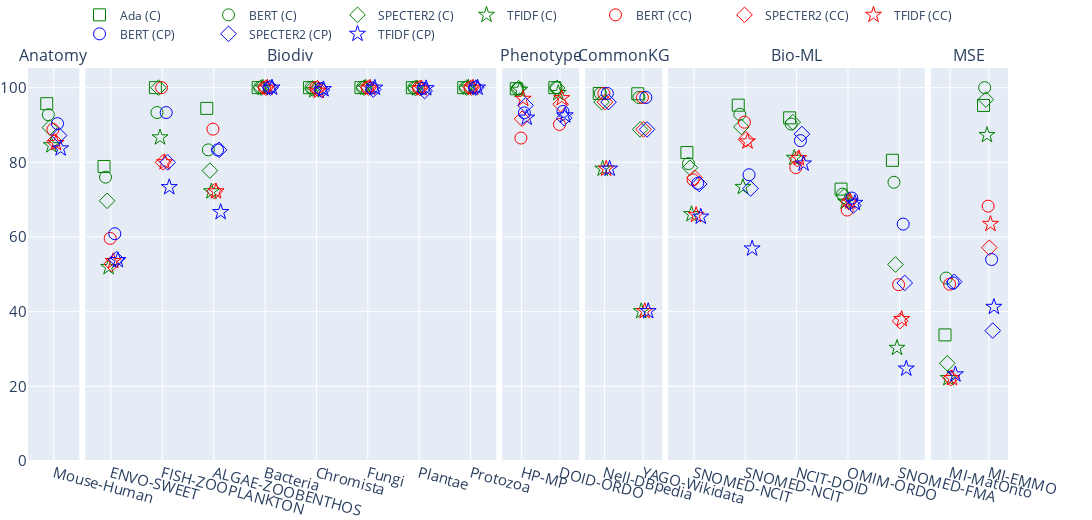

Notebook code cell kept with this figure:
### Code cell
fig = make_subplots(rows=1, cols=6, shared_yaxes=True,  column_widths=[0.1, 0.8, 0.15, 0.15, 0.5, 0.15], 
                    horizontal_spacing = 0.006,  subplot_titles=("Anatomy", "Biodiv", "Phenotype", "CommonKG", "Bio-ML", "MSE"))

symol_size = 12
top_k = 5

encoder='label'
results_matrix = []
model_names = []

for model, group in df.groupby("model"):
    results = []
    model_names.append(model)
    for dataset in list(dataset_names_mapper.keys()):
        for dataset_name, data_results in group.groupby("ontology-name"):
            if dataset_name == dataset:
                data_results_df = data_results[data_results['encoder-representation']==encoder]
                data_results_df = data_results_df[data_results_df['model-config'] == top_k]
                results.append(data_results_df['recall'].iloc[0])
    results_matrix.append(results)
    
results_matrix = np.array(results_matrix)
for col, (track, indexes) in enumerate(tracks.items()):
    if col == 0:
        legend_visible = True
    else:
        legend_visible = False
    for i in range(0, 4):
        # print(results_matrix[i][indexes[0]:indexes[1]])
        fig.add_trace(go.Scatter(
            
            x=list(dataset_names_mapper.values())[indexes[0]:indexes[1]],
            y=results_matrix[i][indexes[0]:indexes[1]],
            name = model_name_mapper[model_names[i]]+" (C)",
            showlegend=legend_visible,
            # legendgroup= encoder,
            # legendgrouptitle_text="Concept",
            # visible = legend_visible,
            line_color=colors_dict[encoder],
            mode='markers',
            marker=dict(
                size=symol_size, symbol=markers_dict[model_names[i]] + "-open" #, opacity=dot_opacity
            )
            ), row=1, col=col+1)


encoder='label-children'
results_matrix = []
model_names = []

for model, group in df.groupby("model"):
    results = []
    model_names.append(model)
    for dataset in list(dataset_names_mapper.keys()):
        for dataset_name, data_results in group.groupby("ontology-name"):
            if dataset_name == dataset:
                data_results_df = data_results[data_results['encoder-representation']==encoder]
                data_results_df = data_results_df[data_results_df['model-config'] == top_k]
                try:
                    results.append(data_results_df['recall'].iloc[0])
                except:
                    results.append(0)
    results_matrix.append(results)
    
results_matrix = np.array(results_matrix)
for col, (track, indexes) in enumerate(tracks.items()):
    for i in range(0, 4):
        if col == 1:
            legend_visible = True
        else:
            legend_visible = False
        if model_names[i] != "AdaRetrieval":
            fig.add_trace(go.Scatter(
                x=list(dataset_names_mapper.values())[indexes[0]:indexes[1]],
                y=results_matrix[i][indexes[0]:indexes[1]],
                name = model_name_mapper[model_names[i]]+" (CC)",
                showlegend=legend_visible,
                # legendgroup= encoder,
                # legendgrouptitle_text="Concept-Children",
                line_color= colors_dict[encoder],
                mode='markers',
                marker=dict(
                    size=symol_size, symbol=markers_dict[model_names[i]] + "-open"#, opacity=dot_opacity
                )
            ), row=1, col=col+1)

    
encoder='label-parent'
results_matrix = []
model_names = []

for model, group in df.groupby("model"):
    results = []
    model_names.append(model)
    for dataset in list(dataset_names_mapper.keys()):
        for dataset_name, data_results in group.groupby("ontology-name"):
            if dataset_name == dataset:
                data_results_df = data_results[data_results['encoder-representation']==encoder]
                data_results_df = data_results_df[data_results_df['model-config'] == top_k]
                try:
                    results.append(data_results_df['recall'].iloc[0])
                except:
                    results.append(0)
    results_matrix.append(results)

results_matrix = np.array(results_matrix)
for col, (track, indexes) in enumerate(tracks.items()):
    if col == 1:
         legend_visible = True
    else:
        legend_visible = False
    for i in range(0, 4):
        if model_names[i] != "AdaRetrieval":

            fig.add_trace(go.Scatter(
                x=list(dataset_names_mapper.values())[indexes[0]:indexes[1]],
                y=results_matrix[i][indexes[0]:indexes[1]],
               name = model_name_mapper[model_names[i]]+" (CP)",
                # legendgroup= encoder,
                showlegend=legend_visible,
                # legendgrouptitle_text="Concept-Parents",
                line_color=colors_dict[encoder],
                mode='markers',
                marker=dict(
                    size=symol_size, symbol=markers_dict[model_names[i]] + "-open"#, opacity=dot_opacity
                ) 
            ),row=1, col=col+1)


fig.update_layout(title=None,
                  scattermode="group",
                  scattergap= 0.7,
                  width=width,
                  height=height,
                  legend=dict( 
                      orientation="h", 
                      # y=0.007,
                      y=1.05,
                      # x=1,
                      x = 0.5,
                      yanchor='bottom',
                      # xanchor="right",
                      font = dict(size = 12),
                      xanchor = "center"
                  ),
                  margin=dict(l=0, r=0, t=0, b=0),
                  # margin=dict(t=0, b=0, l=0, r=0),
                  font  = dict(size=15),
                  )

fig.update_xaxes(
        tickangle = 15,
)

fig.update_yaxes(tick0=20, dtick=20)
fig.show()

fig.write_image("../images/retriever-model-results.pdf",
                width=width,
                height=height)
fig.write_image("../images/retriever-model-results.jpeg",
                width=width,
                height=height, scale=5)
fig.write_image("../images/retriever-model-results.svg",width=width,
                height=height)

### Figure 1 — Plotly figure (JSON) as saved in the notebook; plotly's stock layout.template omitted (floating-point values rounded to 4 significant figures)
{"data": [{"line": {"color": "green"}, "marker": {"size": 12, "symbol": "square-open"}, "mode": "markers", "name": "Ada (C)", "showlegend": true, "type": "scatter", "x": ["Mouse-Human"], "xaxis": "x", "y": [95.71], "yaxis": "y"}, {"line": {"color": "green"}, "marker": {"size": 12, "symbol": "circle-open"}, "mode": "markers", "name": "BERT (C)", "showlegend": true, "type": "scatter", "x": ["Mouse-Human"], "xaxis": "x", "y": [92.74], "yaxis": "y"}, {"line": {"color": "green"}, "marker": {"size": 12, "symbol": "diamond-open"}, "mode": "markers", "name": "SPECTER2 (C)", "showlegend": true, "type": "scatter", "x": ["Mouse-Human"], "xaxis": "x", "y": [89.31], "yaxis": "y"}, {"line": {"color": "green"}, "marker": {"size": 12, "symbol": "star-open"}, "mode": "markers", "name": "TFIDF (C)", "showlegend": true, "type": "scatter", "x": ["Mouse-Human"], "xaxis": "x", "y": [84.56], "yaxis": "y"}, {"line": {"color": "green"}, "marker": {"size": 12, "symbol": "square-open"}, "mode": "markers", "name": "Ada (C)", "showlegend": false, "type": "scatter", "x": ["ENVO-SWEET", "FISH-ZOOPLANKTON", "ALGAE-ZOOBENTHOS", "Bacteria", "Chromista", "Fungi", "Plantae", "Protozoa"], "xaxis": "x2", "y": [78.88, 100, 94.44, 100, 100, 100, 99.99, 100], "yaxis": "y2"}, {"line": {"color": "green"}, "marker": {"size": 12, "symbol": "circle-open"}, "mode": "markers", "name": "BERT (C)", "showlegend": false, "type": "scatter", "x": ["ENVO-SWEET", "FISH-ZOOPLANKTON", "ALGAE-ZOOBENTHOS", "Bacteria", "Chromista", "Fungi", "Plantae", "Protozoa"], "xaxis": "x2", "y": [76.02, 93.33, 83.33, 100, 100, 100, 99.96, 100], "yaxis": "y2"}, {"line": {"color": "green"}, "marker": {"size": 12, "symbol": "diamond-open"}, "mode": "markers", "name": "SPECTER2 (C)", "showlegend": false, "type": "scatter", "x": ["ENVO-SWEET", "FISH-ZOOPLANKTON", "ALGAE-ZOOBENTHOS", "Bacteria", "Chromista", "Fungi", "Plantae", "Protozoa"], "xaxis": "x2", "y": [69.69, 100, 77.78, 100, 99.79, 99.99, 99.91, 100], "yaxis": "y2"}, {"line": {"color": "green"}, "marker": {"size": 12, "symbol": "star-open"}, "mode": "markers", "name": "TFIDF (C)", "showlegend": false, "type": "scatter", "x": ["ENVO-SWEET", "FISH-ZOOPLANKTON", "ALGAE-ZOOBENTHOS", "Bacteria", "Chromista", "Fungi", "Plantae", "Protozoa"], "xaxis": "x2", "y": [51.93, 86.67, 72.22, 100, 99.29, 99.99, 99.8, 100], "yaxis": "y2"}, {"line": {"color": "green"}, "marker": {"size": 12, "symbol": "square-open"}, "mode": "markers", "name": "Ada (C)", "showlegend": false, "type": "scatter", "x": ["HP-MP", "DOID-ORDO"], "xaxis": "x3", "y": [99.71, 100], "yaxis": "y3"}, {"line": {"color": "green"}, "marker": {"size": 12, "symbol": "circle-open"}, "mode": "markers", "name": "BERT (C)", "showlegend": false, "type": "scatter", "x": ["HP-MP", "DOID-ORDO"], "xaxis": "x3", "y": [99.71, 100], "yaxis": "y3"}, {"line": {"color": "green"}, "marker": {"size": 12, "symbol": "diamond-open"}, "mode": "markers", "name": "SPECTER2 (C)", "showlegend": false, "type": "scatter", "x": ["HP-MP", "DOID-ORDO"], "xaxis": "x3", "y": [99.86, 99.92], "yaxis": "y3"}, {"line": {"color": "green"}, "marker": {"size": 12, "symbol": "star-open"}, "mode": "markers", "name": "TFIDF (C)", "showlegend": false, "type": "scatter", "x": ["HP-MP", "DOID-ORDO"], "xaxis": "x3", "y": [99.43, 98.54], "yaxis": "y3"}, {"line": {"color": "green"}, "marker": {"size": 12, "symbol": "square-open"}, "mode": "markers", "name": "Ada (C)", "showlegend": false, "type": "scatter", "x": ["Nell-DBpedia", "YAGO-Wikidata"], "xaxis": "x4", "y": [98.45, 98.36], "yaxis": "y4"}, {"line": {"color": "green"}, "marker": {"size": 12, "symbol": "circle-open"}, "mode": "markers", "name": "BERT (C)", "showlegend": false, "type": "scatter", "x": ["Nell-DBpedia", "YAGO-Wikidata"], "xaxis": "x4", "y": [98.45, 97.37], "yaxis": "y4"}, {"line": {"color": "green"}, "marker": {"size": 12, "symbol": "diamond-open"}, "mode": "markers", "name": "SPECTER2 (C)", "showlegend": false, "type": "scatter", "x": ["Nell-DBpedia", "YAGO-Wikidata"], "xaxis": "x4", "y": [96.12, 88.82], "yaxis": "y4"}, {"line": {"color": "green"}, "marker": {"size": 12, "symbol": "star-open"}, "mode": "markers", "name": "TFIDF (C)", "showlegend": false, "type": "scatter", "x": ["Nell-DBpedia", "YAGO-Wikidata"], "xaxis": "x4", "y": [78.29, 40.13], "yaxis": "y4"}, {"line": {"color": "green"}, "marker": {"size": 12, "symbol": "square-open"}, "mode": "markers", "name": "Ada (C)", "showlegend": false, "type": "scatter", "x": ["SNOMED-NCIT ", "SNOMED-NCIT", "NCIT-DOID", "OMIM-ORDO", "SNOMED-FMA"], "xaxis": "x5", "y": [82.62, 95.31, 91.91, 72.83, 80.54], "yaxis": "y5"}, {"line": {"color": "green"}, "marker": {"size": 12, "symbol": "circle-open"}, "mode": "markers", "name": "BERT (C)", "showlegend": false, "type": "scatter", "x": ["SNOMED-NCIT ", "SNOMED-NCIT", "NCIT-DOID", "OMIM-ORDO", "SNOMED-FMA"], "xaxis": "x5", "y": [79.65, 92.87, 90.25, 71.49, 74.66], "yaxis": "y5"}, {"line": {"color": "green"}, "marker": {"size": 12, "symbol": "diamond-open"}, "mode": "markers", "name": "SPECTER2 (C)", "showlegend": false, "type": "scatter", "x": ["SNOMED-NCIT ", "SNOMED-NCIT", "NCIT-DOID", "OMIM-ORDO", "SNOMED-FMA"], "xaxis": "x5", "y": [78.55, 89.49, 90.74, 70.89, 52.63], "yaxis": "y5"}, {"line": {"color": "green"}, "marker": {"size": 12, "symbol": "star-open"}, "mode": "markers", "name": "TFIDF (C)", "showlegend": false, "type": "scatter", "x": ["SNOMED-NCIT ", "SNOMED-NCIT", "NCIT-DOID", "OMIM-ORDO", "SNOMED-FMA"], "xaxis": "x5", "y": [66.11, 73.39, 81.2, 69.44, 30.29], "yaxis": "y5"}, {"line": {"color": "green"}, "marker": {"size": 12, "symbol": "square-open"}, "mode": "markers", "name": "Ada (C)", "showlegend": false, "type": "scatter", "x": ["MI-MatOnto", "MI-EMMO"], "xaxis": "x6", "y": [33.77, 95.24], "yaxis": "y6"}, {"line": {"color": "green"}, "marker": {"size": 12, "symbol": "circle-open"}, "mode": "markers", "name": "BERT (C)", "showlegend": false, "type": "scatter", "x": ["MI-MatOnto", "MI-EMMO"], "xaxis": "x6", "y": [49.01, 100], "yaxis": "y6"}, {"line": {"color": "green"}, "marker": {"size": 12, "symbol": "diamond-open"}, "mode": "markers", "name": "SPECTER2 (C)", "showlegend": false, "type": "scatter", "x": ["MI-MatOnto", "MI-EMMO"], "xaxis": "x6", "y": [26.16, 96.83], "yaxis": "y6"}, {"line": {"color": "green"}, "marker": {"size": 12, "symbol": "star-open"}, "mode": "markers", "name": "TFIDF (C)", "showlegend": false, "type": "scatter", "x": ["MI-MatOnto", "MI-EMMO"], "xaxis": "x6", "y": [22.19, 87.3], "yaxis": "y6"}, {"line": {"color": "red"}, "marker": {"size": 12, "symbol": "circle-open"}, "mode": "markers", "name": "BERT (CC)", "showlegend": false, "type": "scatter", "x": ["Mouse-Human"], "xaxis": "x", "y": [88.79], "yaxis": "y"}, {"line": {"color": "red"}, "marker": {"size": 12, "symbol": "diamond-open"}, "mode": "markers", "name": "SPECTER2 (CC)", "showlegend": false, "type": "scatter", "x": ["Mouse-Human"], "xaxis": "x", "y": [85.62], "yaxis": "y"}, {"line": {"color": "red"}, "marker": {"size": 12, "symbol": "star-open"}, "mode": "markers", "name": "TFIDF (CC)", "showlegend": false, "type": "scatter", "x": ["Mouse-Human"], "xaxis": "x", "y": [85.16], "yaxis": "y"}, {"line": {"color": "red"}, "marker": {"size": 12, "symbol": "circle-open"}, "mode": "markers", "name": "BERT (CC)", "showlegend": true, "type": "scatter", "x": ["ENVO-SWEET", "FISH-ZOOPLANKTON", "ALGAE-ZOOBENTHOS", "Bacteria", "Chromista", "Fungi", "Plantae", "Protozoa"], "xaxis": "x2", "y": [59.63, 100, 88.89, 100, 100, 100, 99.96, 100], "yaxis": "y2"}, {"line": {"color": "red"}, "marker": {"size": 12, "symbol": "diamond-open"}, "mode": "markers", "name": "SPECTER2 (CC)", "showlegend": true, "type": "scatter", "x": ["ENVO-SWEET", "FISH-ZOOPLANKTON", "ALGAE-ZOOBENTHOS", "Bacteria", "Chromista", "Fungi", "Plantae", "Protozoa"], "xaxis": "x2", "y": [52.8, 80, 72.22, 100, 99.86, 99.99, 99.89, 100], "yaxis": "y2"}, {"line": {"color": "red"}, "marker": {"size": 12, "symbol": "star-open"}, "mode": "markers", "name": "TFIDF (CC)", "showlegend": true, "type": "scatter", "x": ["ENVO-SWEET", "FISH-ZOOPLANKTON", "ALGAE-ZOOBENTHOS", "Bacteria", "Chromista", "Fungi", "Plantae", "Protozoa"], "xaxis": "x2", "y": [53.54, 80, 72.22, 100, 99.15, 99.99, 99.8, 100], "yaxis": "y2"}, {"line": {"color": "red"}, "marker": {"size": 12, "symbol": "circle-open"}, "mode": "markers", "name": "BERT (CC)", "showlegend": false, "type": "scatter", "x": ["HP-MP", "DOID-ORDO"], "xaxis": "x3", "y": [86.49, 90.14], "yaxis": "y3"}, {"line": {"color": "red"}, "marker": {"size": 12, "symbol": "diamond-open"}, "mode": "markers", "name": "SPECTER2 (CC)", "showlegend": false, "type": "scatter", "x": ["HP-MP", "DOID-ORDO"], "xaxis": "x3", "y": [91.67, 95.55], "yaxis": "y3"}, {"line": {"color": "red"}, "marker": {"size": 12, "symbol": "star-open"}, "mode": "markers", "name": "TFIDF (CC)", "showlegend": false, "type": "scatter", "x": ["HP-MP", "DOID-ORDO"], "xaxis": "x3", "y": [96.98, 97.17], "yaxis": "y3"}, {"line": {"color": "red"}, "marker": {"size": 12, "symbol": "circle-open"}, "mode": "markers", "name": "BERT (CC)", "showlegend": false, "type": "scatter", "x": ["Nell-DBpedia", "YAGO-Wikidata"], "xaxis": "x4", "y": [98.45, 97.37], "yaxis": "y4"}, {"line": {"color": "red"}, "marker": {"size": 12, "symbol": "diamond-open"}, "mode": "markers", "name": "SPECTER2 (CC)", "showlegend": false, "type": "scatter", "x": ["Nell-DBpedia", "YAGO-Wikidata"], "xaxis": "x4", "y": [96.12, 88.82], "yaxis": "y4"}, {"line": {"color": "red"}, "marker": {"size": 12, "symbol": "star-open"}, "mode": "markers", "name": "TFIDF (CC)", "showlegend": false, "type": "scatter", "x": ["Nell-DBpedia", "YAGO-Wikidata"], "xaxis": "x4", "y": [78.29, 40.13], "yaxis": "y4"}, {"line": {"color": "red"}, "marker": {"size": 12, "symbol": "circle-open"}, "mode": "markers", "name": "BERT (CC)", "showlegend": false, "type": "scatter", "x": ["SNOMED-NCIT ", "SNOMED-NCIT", "NCIT-DOID", "OMIM-ORDO", "SNOMED-FMA"], "xaxis": "x5", "y": [75.32, 90.75, 78.57, 67.21, 47.23], "yaxis": "y5"}, {"line": {"color": "red"}, "marker": {"size": 12, "symbol": "diamond-open"}, "mode": "markers", "name": "SPECTER2 (CC)", "showlegend": false, "type": "scatter", "x": ["SNOMED-NCIT ", "SNOMED-NCIT", "NCIT-DOID", "OMIM-ORDO", "SNOMED-FMA"], "xaxis": "x5", "y": [75.87, 86.15, 80.86, 69.34, 37.49], "yaxis": "y5"}, {"line": {"color": "red"}, "marker": {"size": 12, "symbol": "star-open"}, "mode": "markers", "name": "TFIDF (CC)", "showlegend": false, "type": "scatter", "x": ["SNOMED-NCIT ", "SNOMED-NCIT", "NCIT-DOID", "OMIM-ORDO", "SNOMED-FMA"], "xaxis": "x5", "y": [65.9, 85.58, 81.09, 69.5, 38.01], "yaxis": "y5"}, {"line": {"color": "red"}, "marker": {"size": 12, "symbol": "circle-open"}, "mode": "markers", "name": "BERT (CC)", "showlegend": false, "type": "scatter", "x": ["MI-MatOnto", "MI-EMMO"], "xaxis": "x6", "y": [47.35, 68.25], "yaxis": "y6"}, {"line": {"color": "red"}, "marker": {"size": 12, "symbol": "diamond-open"}, "mode": "markers", "name": "SPECTER2 (CC)", "showlegend": false, "type": "scatter", "x": ["MI-MatOnto", "MI-EMMO"], "xaxis": "x6", "y": [22.19, 57.14], "yaxis": "y6"}, {"line": {"color": "red"}, "marker": {"size": 12, "symbol": "star-open"}, "mode": "markers", "name": "TFIDF (CC)", "showlegend": false, "type": "scatter", "x": ["MI-MatOnto", "MI-EMMO"], "xaxis": "x6", "y": [22.19, 63.49], "yaxis": "y6"}, {"line": {"color": "blue"}, "marker": {"size": 12, "symbol": "circle-open"}, "mode": "markers", "name": "BERT (CP)", "showlegend": false, "type": "scatter", "x": ["Mouse-Human"], "xaxis": "x", "y": [90.37], "yaxis": "y"}, {"line": {"color": "blue"}, "marker": {"size": 12, "symbol": "diamond-open"}, "mode": "markers", "name": "SPECTER2 (CP)", "showlegend": false, "type": "scatter", "x": ["Mouse-Human"], "xaxis": "x", "y": [87.2], "yaxis": "y"}, {"line": {"color": "blue"}, "marker": {"size": 12, "symbol": "star-open"}, "mode": "markers", "name": "TFIDF (CP)", "showlegend": false, "type": "scatter", "x": ["Mouse-Human"], "xaxis": "x", "y": [83.71], "yaxis": "y"}, {"line": {"color": "blue"}, "marker": {"size": 12, "symbol": "circle-open"}, "mode": "markers", "name": "BERT (CP)", "showlegend": true, "type": "scatter", "x": ["ENVO-SWEET", "FISH-ZOOPLANKTON", "ALGAE-ZOOBENTHOS", "Bacteria", "Chromista", "Fungi", "Plantae", "Protozoa"], "xaxis": "x2", "y": [60.87, 93.33, 83.33, 100, 99.72, 99.88, 99.82, 100], "yaxis": "y2"}, {"line": {"color": "blue"}, "marker": {"size": 12, "symbol": "diamond-open"}, "mode": "markers", "name": "SPECTER2 (CP)", "showlegend": true, "type": "scatter", "x": ["ENVO-SWEET", "FISH-ZOOPLANKTON", "ALGAE-ZOOBENTHOS", "Bacteria", "Chromista", "Fungi", "Plantae", "Protozoa"], "xaxis": "x2", "y": [54.04, 80, 83.33, 100, 99.36, 99.49, 99.1, 100], "yaxis": "y2"}, {"line": {"color": "blue"}, "marker": {"size": 12, "symbol": "star-open"}, "mode": "markers", "name": "TFIDF (CP)", "showlegend": true, "type": "scatter", "x": ["ENVO-SWEET", "FISH-ZOOPLANKTON", "ALGAE-ZOOBENTHOS", "Bacteria", "Chromista", "Fungi", "Plantae", "Protozoa"], "xaxis": "x2", "y": [53.79, 73.33, 66.67, 100, 99.57, 99.97, 99.83, 100], "yaxis": "y2"}, {"line": {"color": "blue"}, "marker": {"size": 12, "symbol": "circle-open"}, "mode": "markers", "name": "BERT (CP)", "showlegend": false, "type": "scatter", "x": ["HP-MP", "DOID-ORDO"], "xaxis": "x3", "y": [93.25, 93.61], "yaxis": "y3"}, {"line": {"color": "blue"}, "marker": {"size": 12, "symbol": "diamond-open"}, "mode": "markers", "name": "SPECTER2 (CP)", "showlegend": false, "type": "scatter", "x": ["HP-MP", "DOID-ORDO"], "xaxis": "x3", "y": [95.26, 91.84], "yaxis": "y3"}, {"line": {"color": "blue"}, "marker": {"size": 12, "symbol": "star-open"}, "mode": "markers", "name": "TFIDF (CP)", "showlegend": false, "type": "scatter", "x": ["HP-MP", "DOID-ORDO"], "xaxis": "x3", "y": [91.95, 92.56], "yaxis": "y3"}, {"line": {"color": "blue"}, "marker": {"size": 12, "symbol": "circle-open"}, "mode": "markers", "name": "BERT (CP)", "showlegend": false, "type": "scatter", "x": ["Nell-DBpedia", "YAGO-Wikidata"], "xaxis": "x4", "y": [98.45, 97.37], "yaxis": "y4"}, {"line": {"color": "blue"}, "marker": {"size": 12, "symbol": "diamond-open"}, "mode": "markers", "name": "SPECTER2 (CP)", "showlegend": false, "type": "scatter", "x": ["Nell-DBpedia", "YAGO-Wikidata"], "xaxis": "x4", "y": [96.12, 88.82], "yaxis": "y4"}, {"line": {"color": "blue"}, "marker": {"size": 12, "symbol": "star-open"}, "mode": "markers", "name": "TFIDF (CP)", "showlegend": false, "type": "scatter", "x": ["Nell-DBpedia", "YAGO-Wikidata"], "xaxis": "x4", "y": [78.29, 40.13], "yaxis": "y4"}, {"line": {"color": "blue"}, "marker": {"size": 12, "symbol": "circle-open"}, "mode": "markers", "name": "BERT (CP)", "showlegend": false, "type": "scatter", "x": ["SNOMED-NCIT ", "SNOMED-NCIT", "NCIT-DOID", "OMIM-ORDO", "SNOMED-FMA"], "xaxis": "x5", "y": [74.37, 76.67, 85.81, 70.44, 63.45], "yaxis": "y5"}, {"line": {"color": "blue"}, "marker": {"size": 12, "symbol": "diamond-open"}, "mode": "markers", "name": "SPECTER2 (CP)", "showlegend": false, "type": "scatter", "x": ["SNOMED-NCIT ", "SNOMED-NCIT", "NCIT-DOID", "OMIM-ORDO", "SNOMED-FMA"], "xaxis": "x5", "y": [74.19, 72.98, 87.58, 68.42, 47.7], "yaxis": "y5"}, {"line": {"color": "blue"}, "marker": {"size": 12, "symbol": "star-open"}, "mode": "markers", "name": "TFIDF (CP)", "showlegend": false, "type": "scatter", "x": ["SNOMED-NCIT ", "SNOMED-NCIT", "NCIT-DOID", "OMIM-ORDO", "SNOMED-FMA"], "xaxis": "x5", "y": [65.43, 56.9, 79.66, 69.12, 24.74], "yaxis": "y5"}, {"line": {"color": "blue"}, "marker": {"size": 12, "symbol": "circle-open"}, "mode": "markers", "name": "BERT (CP)", "showlegend": false, "type": "scatter", "x": ["MI-MatOnto", "MI-EMMO"], "xaxis": "x6", "y": [47.68, 53.97], "yaxis": "y6"}, {"line": {"color": "blue"}, "marker": {"size": 12, "symbol": "diamond-open"}, "mode": "markers", "name": "SPECTER2 (CP)", "showlegend": false, "type": "scatter", "x": ["MI-MatOnto", "MI-EMMO"], "xaxis": "x6", "y": [48.01, 34.92], "yaxis": "y6"}, {"line": {"color": "blue"}, "marker": {"size": 12, "symbol": "star-open"}, "mode": "markers", "name": "TFIDF (CP)", "showlegend": false, "type": "scatter", "x": ["MI-MatOnto", "MI-EMMO"], "xaxis": "x6", "y": [23.18, 41.27], "yaxis": "y6"}], "layout": {"annotations": [{"font": {"size": 16}, "showarrow": false, "text": "Anatomy", "x": 0.02622, "xanchor": "center", "xref": "paper", "y": 1, "yanchor": "bottom", "yref": "paper"}, {"font": {"size": 16}, "showarrow": false, "text": "Biodiv", "x": 0.2682, "xanchor": "center", "xref": "paper", "y": 1, "yanchor": "bottom", "yref": "paper"}, {"font": {"size": 16}, "showarrow": false, "text": "Phenotype", "x": 0.5232, "xanchor": "center", "xref": "paper", "y": 1, "yanchor": "bottom", "yref": "paper"}, {"font": {"size": 16}, "showarrow": false, "text": "CommonKG", "x": 0.6079, "xanchor": "center", "xref": "paper", "y": 1, "yanchor": "bottom", "yref": "paper"}, {"font": {"size": 16}, "showarrow": false, "text": "Bio-ML", "x": 0.7843, "xanchor": "center", "xref": "paper", "y": 1, "yanchor": "bottom", "yref": "paper"}, {"font": {"size": 16}, "showarrow": false, "text": "MSE", "x": 0.9607, "xanchor": "center", "xref": "paper", "y": 1, "yanchor": "bottom", "yref": "paper"}], "font": {"size": 15}, "height": 520, "legend": {"font": {"size": 12}, "orientation": "h", "x": 0.5, "xanchor": "center", "y": 1.05, "yanchor": "bottom"}, "margin": {"b": 0, "l": 0, "r": 0, "t": 0}, "scattergap": 0.7, "scattermode": "group", "title": {}, "width": 1300, "xaxis": {"anchor": "y", "autorange": true, "domain": [0, 0.05243], "range": [-0.5, 0.5], "tickangle": 15, "type": "category"}, "xaxis2": {"anchor": "y2", "autorange": true, "domain": [0.05843, 0.4779], "range": [-0.5, 7.5], "tickangle": 15, "type": "category"}, "xaxis3": {"anchor": "y3", "autorange": true, "domain": [0.4839, 0.5625], "range": [-0.5, 1.5], "tickangle": 15, "type": "category"}, "xaxis4": {"anchor": "y4", "autorange": true, "domain": [0.5685, 0.6472], "range": [-0.5, 1.5], "tickangle": 15, "type": "category"}, "xaxis5": {"anchor": "y5", "autorange": true, "domain": [0.6532, 0.9154], "range": [-0.5, 4.5], "tickangle": 15, "type": "category"}, "xaxis6": {"anchor": "y6", "autorange": true, "domain": [0.9214, 1], "range": [-0.5, 1.5], "tickangle": 15, "type": "category"}, "yaxis": {"anchor": "x", "autorange": true, "domain": [0, 1], "dtick": 20, "range": [0, 105.3], "tick0": 20, "type": "linear"}, "yaxis2": {"anchor": "x2", "autorange": true, "domain": [0, 1], "dtick": 20, "matches": "y", "range": [0, 105.3], "showticklabels": false, "tick0": 20, "type": "linear"}, "yaxis3": {"anchor": "x3", "autorange": true, "domain": [0, 1], "dtick": 20, "matches": "y", "range": [0, 105.3], "showticklabels": false, "tick0": 20, "type": "linear"}, "yaxis4": {"anchor": "x4", "autorange": true, "domain": [0, 1], "dtick": 20, "matches": "y", "range": [0, 105.3], "showticklabels": false, "tick0": 20, "type": "linear"}, "yaxis5": {"anchor": "x5", "autorange": true, "domain": [0, 1], "dtick": 20, "matches": "y", "range": [0, 105.3], "showticklabels": false, "tick0": 20, "type": "linear"}, "yaxis6": {"anchor": "x6", "autorange": true, "domain": [0, 1], "dtick": 20, "matches": "y", "range": [0, 105.3], "showticklabels": false, "tick0": 20, "type": "linear"}}}
